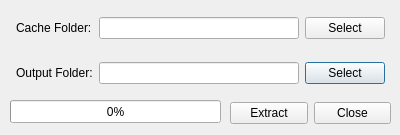
<?xml version="1.0" encoding="UTF-8"?>
<ui version="4.0">
 <class>CacheSelectDialog</class>
 <widget class="QDialog" name="CacheSelectDialog">
  <property name="geometry">
   <rect>
    <x>0</x>
    <y>0</y>
    <width>400</width>
    <height>135</height>
   </rect>
  </property>
  <property name="windowTitle">
   <string>Wiiplay123's Qt Cache Extractor Tool</string>
  </property>
  <widget class="QWidget" name="gridLayoutWidget">
   <property name="geometry">
    <rect>
     <x>0</x>
     <y>0</y>
     <width>401</width>
     <height>101</height>
    </rect>
   </property>
   <layout class="QGridLayout" name="gridLayout">
    <property name="leftMargin">
     <number>16</number>
    </property>
    <property name="rightMargin">
     <number>16</number>
    </property>
    <property name="bottomMargin">
     <number>0</number>
    </property>
    <item row="0" column="1">
     <widget class="QLineEdit" name="cacheLineEdit"/>
    </item>
    <item row="1" column="0">
     <widget class="QLabel" name="outputLabel">
      <property name="text">
       <string>Output Folder:</string>
      </property>
     </widget>
    </item>
    <item row="1" column="2">
     <widget class="QPushButton" name="outputButton">
      <property name="text">
       <string>Select</string>
      </property>
     </widget>
    </item>
    <item row="0" column="2">
     <widget class="QPushButton" name="cacheButton">
      <property name="text">
       <string>Select</string>
      </property>
     </widget>
    </item>
    <item row="1" column="1">
     <widget class="QLineEdit" name="outputLineEdit"/>
    </item>
    <item row="0" column="0">
     <widget class="QLabel" name="cacheLabel">
      <property name="text">
       <string>Cache Folder:</string>
      </property>
     </widget>
    </item>
   </layout>
  </widget>
  <widget class="QWidget" name="layoutWidget">
   <property name="geometry">
    <rect>
     <x>230</x>
     <y>100</y>
     <width>161</width>
     <height>26</height>
    </rect>
   </property>
   <layout class="QHBoxLayout" name="horizontalLayout">
    <item>
     <widget class="QPushButton" name="extractButton">
      <property name="text">
       <string>Extract</string>
      </property>
     </widget>
    </item>
    <item>
     <widget class="QDialogButtonBox" name="buttonBox">
      <property name="orientation">
       <enum>Qt::Horizontal</enum>
      </property>
      <property name="standardButtons">
       <set>QDialogButtonBox::Close</set>
      </property>
      <property name="centerButtons">
       <bool>false</bool>
      </property>
     </widget>
    </item>
   </layout>
  </widget>
  <widget class="QProgressBar" name="progressBar">
   <property name="geometry">
    <rect>
     <x>10</x>
     <y>100</y>
     <width>211</width>
     <height>23</height>
    </rect>
   </property>
   <property name="layoutDirection">
    <enum>Qt::LeftToRight</enum>
   </property>
   <property name="value">
    <number>0</number>
   </property>
   <property name="textVisible">
    <bool>true</bool>
   </property>
   <property name="invertedAppearance">
    <bool>false</bool>
   </property>
  </widget>
 </widget>
 <resources/>
 <connections>
  <connection>
   <sender>buttonBox</sender>
   <signal>accepted()</signal>
   <receiver>CacheSelectDialog</receiver>
   <slot>accept()</slot>
   <hints>
    <hint type="sourcelabel">
     <x>248</x>
     <y>254</y>
    </hint>
    <hint type="destinationlabel">
     <x>157</x>
     <y>274</y>
    </hint>
   </hints>
  </connection>
  <connection>
   <sender>buttonBox</sender>
   <signal>rejected()</signal>
   <receiver>CacheSelectDialog</receiver>
   <slot>reject()</slot>
   <hints>
    <hint type="sourcelabel">
     <x>316</x>
     <y>260</y>
    </hint>
    <hint type="destinationlabel">
     <x>286</x>
     <y>274</y>
    </hint>
   </hints>
  </connection>
 </connections>
</ui>
